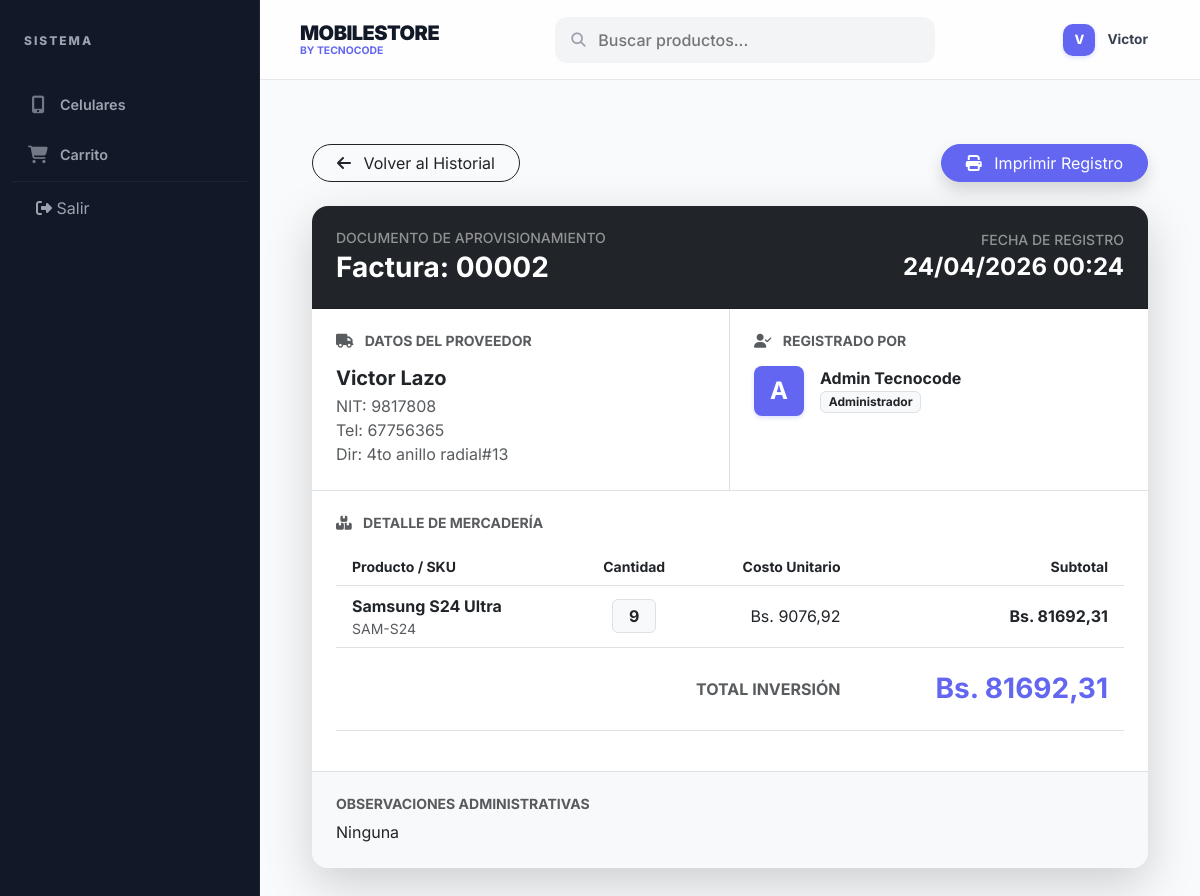
Page /proveedores/compras/detalle/3/ (signed in) on the committed database.
### Login/models.py (models this page shows, shortened)
class Usuario(AbstractUser):
    ROL_CHOICES = [
        ('Administrador', 'Administrador'),  # Acceso total
        ('Vendedor', 'Vendedor'),            # Acceso a ventas e inventario
        ('Usuario', 'Usuario'),              # Cliente final (pestaña de compras)
    ]
    ESTADO_CHOICES = [
        ('Activo', 'Activo'),
        ('Inactivo', 'Inactivo'),
    ]
    nombre_completo = models.CharField(max_length=100, null=True, blank=True)
    rol = models.CharField(max_length=20, choices=ROL_CHOICES, default='Usuario')
    estado = models.CharField(max_length=10, choices=ESTADO_CHOICES, default='Activo')
    class Meta:
        db_table = 'usuario'
        verbose_name = 'Usuario'
        verbose_name_plural = 'Usuarios'

class Compra(models.Model):
    TIPO_DOC_CHOICES = [
        ('Factura', 'Factura Legal'),
        ('Nota de Venta', 'Nota de Venta'),
        ('Recibo', 'Recibo'),
        ('Referencia Libre', 'Referencia Libre / Comprobante Informal'),
    ]
    id_compra = models.AutoField(primary_key=True)
    fecha = models.DateTimeField(auto_now_add=True)
    tipo_documento = models.CharField(max_length=20, choices=TIPO_DOC_CHOICES, default='Factura')
    numero_documento = models.CharField(max_length=50)
    total = models.DecimalField(max_digits=10, decimal_places=2, default=0)
    observaciones = models.TextField(blank=True, null=True)
    usuario = models.ForeignKey(settings.AUTH_USER_MODEL, on_delete=models.CASCADE, db_column='id_usuario')
    proveedor = models.ForeignKey(Proveedor, on_delete=models.CASCADE, db_column='id_proveedor', related_name='compras')
    class Meta:
        db_table = 'compra'
        unique_together = ('proveedor', 'numero_documento')

class Proveedor(models.Model):
    TIPO_CHOICES = [
        ('Natural', 'Persona Natural'),
        ('Empresa', 'Empresa/Jurídica'),
    ]
    id_proveedor = models.AutoField(primary_key=True)
    nombre = models.CharField(max_length=150)
    tipo = models.CharField(max_length=10, choices=TIPO_CHOICES, default='Empresa')
    nit_documento = models.CharField(max_length=20, unique=True, verbose_name="NIT o Documento")
    telefono = models.CharField(max_length=20, blank=True, null=True)
    email = models.EmailField(max_length=100, blank=True, null=True)
    direccion = models.CharField(max_length=255, blank=True, null=True)
    estado = models.CharField(max_length=10, default='Activo')
    observaciones = models.TextField(blank=True, null=True)
    class Meta:
        db_table = 'proveedor'
        verbose_name_plural = 'Proveedores'

class DetalleCompra(models.Model):
    id_detalleCompra = models.AutoField(primary_key=True)
    compra = models.ForeignKey(Compra, on_delete=models.CASCADE, db_column='id_compra', related_name='detalles')
    producto = models.ForeignKey(Producto, on_delete=models.CASCADE, db_column='id_producto')
    cantidad = models.PositiveIntegerField()
    costo_unitario = models.DecimalField(max_digits=10, decimal_places=2)
    subtotal = models.DecimalField(max_digits=10, decimal_places=2)
    class Meta:
        db_table = 'detalle_compra'

class Producto(models.Model):
    ESTADO_CHOICES = [
        ('Activo', 'Activo'),
        ('Borrador', 'Borrador'),
        ('Inactivo', 'Inactivo'),
    ]
    id_producto = models.AutoField(primary_key=True)
    sku_codigo = models.CharField(max_length=50, unique=True) # Código único de identificación
    nombre = models.CharField(max_length=100)
    categoria = models.ForeignKey(CategoriaProducto, on_delete=models.SET_NULL, null=True, blank=True, db_column='id_categoria')
    precio = models.DecimalField(max_digits=10, decimal_places=2, validators=[MinValueValidator(0.01)])
    stock = models.IntegerField(default=0, validators=[MinValueValidator(0)])
    estado = models.CharField(max_length=10, choices=ESTADO_CHOICES, default='Activo')
    descripcion = models.TextField(blank=True, null=True)
    imagen1 = models.ImageField(upload_to='productos/', blank=True, null=True)
    imagen2 = models.ImageField(upload_to='productos/', blank=True, null=True)
    imagen3 = models.ImageField(upload_to='productos/', blank=True, null=True)
    class Meta:
        db_table = 'producto'

### Login/views.py (the view)
# urls.py: path('proveedores/compras/detalle/<int:pk>/', CompraDetailView.as_view(), name='detalle_compra'),
class CompraDetailView(LoginRequiredMixin, UserPassesTestMixin, DetailView):
    model = Compra
    template_name = 'proveedores/detalle_compra.html'
    context_object_name = 'compra'
    def test_func(self):
        return self.request.user.rol in ['Administrador', 'Vendedor'] or self.request.user.is_superuser

### templates/proveedores/detalle_compra.html (shortened to what this page needs)
{% extends 'base.html' %}
{% block content %}
<div class="container-fluid py-4">
    <div class="d-flex justify-content-between align-items-center mb-4">
        <a href="{% url 'lista_compras' %}" class="btn btn-outline-dark rounded-pill px-4">
            <i class="fas fa-arrow-left me-2"></i> Volver al Historial
        </a>
        <button onclick="window.print()" class="btn btn-primary rounded-pill px-4 shadow">
            <i class="fas fa-print me-2"></i> Imprimir Registro
        </button>
    </div>
    <div class="card border-0 shadow-lg rounded-4 overflow-hidden">
        <div class="card-header bg-dark text-white p-4">
            <div class="row align-items-center">
                <div class="col-md-6">
                    <h6 class="text-white-50 small text-uppercase mb-1">Documento de Aprovisionamiento</h6>
                    <h3 class="fw-bold mb-0">{{ compra.tipo_documento }}: {{ compra.numero_documento }}</h3>
                </div>
                <div class="col-md-6 text-md-end mt-3 mt-md-0">
                    <h6 class="text-white-50 small text-uppercase mb-1">Fecha de Registro</h6>
                    <h4 class="fw-bold mb-0">{{ compra.fecha|date:"d/m/Y H:i" }}</h4>
                </div>
            </div>
        </div>
        <div class="card-body p-0">
            <div class="row g-0 border-bottom">
                <div class="col-md-6 p-4 border-end">
                    <h6 class="text-muted small text-uppercase fw-bold mb-3"><i class="fas fa-truck me-2"></i> Datos del Proveedor</h6>
                    <h5 class="fw-bold text-dark mb-1">{{ compra.proveedor.nombre }}</h5>
                    <p class="mb-0 text-muted">NIT: {{ compra.proveedor.nit_documento }}</p>
                    <p class="mb-0 text-muted">Tel: {{ compra.proveedor.telefono|default:"N/A" }}</p>
                    <p class="mb-0 text-muted">Dir: {{ compra.proveedor.direccion|default:"N/A" }}</p>
                </div>
                <div class="col-md-6 p-4">
                    <h6 class="text-muted small text-uppercase fw-bold mb-3"><i class="fas fa-user-check me-2"></i> Registrado Por</h6>
                    <div class="d-flex align-items-center gap-3">
                        <div class="avatar bg-primary text-white rounded-3 p-3 d-flex align-items-center justify-content-center" style="width: 50px; height: 50px;">
                            <span class="fs-4 fw-bold">{{ compra.usuario.username.0|upper }}</span>
                        </div>
                        <div>
                            <h6 class="fw-bold mb-0 text-dark">{{ compra.usuario.nombre_completo|default:compra.usuario.username }}</h6>
                            <span class="badge bg-light text-dark border">{{ compra.usuario.rol }}</span>
                        </div>
                    </div>
                </div>
            </div>
            <div class="p-4">
                <h6 class="text-muted small text-uppercase fw-bold mb-3"><i class="fas fa-boxes me-2"></i> Detalle de Mercadería</h6>
                <div class="table-responsive">
                    <table class="table table-hover align-middle">
                        <thead class="bg-light text-muted small">
                            <tr>
                                <th class="ps-3">Producto / SKU</th>
                                <th class="text-center">Cantidad</th>
                                <th class="text-end">Costo Unitario</th>
                                <th class="text-end pe-3">Subtotal</th>
                            </tr>
                        </thead>
                        <tbody>
                            {% for detalle in compra.detalles.all %}
                            <tr>
                                <td class="ps-3">
                                    <div class="fw-bold text-dark">{{ detalle.producto.nombre }}</div>
                                    <div class="text-muted small">{{ detalle.producto.sku_codigo }}</div>
                                </td>
                                <td class="text-center">
                                    <span class="badge bg-light text-dark border px-3 py-2 fs-6">{{ detalle.cantidad }}</span>
                                </td>
                                <td class="text-end">Bs. {{ detalle.costo_unitario }}</td>
                                <td class="text-end pe-3 fw-bold">Bs. {{ detalle.subtotal }}</td>
                            </tr>
                            {% endfor %}
                        </tbody>
                        <tfoot class="border-top">
                            <tr>
                                <td colspan="3" class="text-end py-4 fw-bold text-muted text-uppercase">Total Inversión</td>
                                <td class="text-end pe-3 py-4">
                                    <h3 class="fw-bold text-primary mb-0">Bs. {{ compra.total }}</h3>
                                </td>
                            </tr>
                        </tfoot>
                    </table>
                </div>
            </div>
            {% if compra.observaciones %}
            <div class="bg-light p-4 border-top">
                <h6 class="text-muted small text-uppercase fw-bold mb-2">Observaciones Administrativas</h6>
                <p class="mb-0 italic">{{ compra.observaciones }}</p>
            </div>
            {% endif %}
        </div>
    </div>
</div>
{% endblock %}

### templates/base.html (shortened to what this page needs)
<!DOCTYPE html>
<html lang="es">
<head>
    <link href="https://cdn.jsdelivr.net/npm/bootstrap@5.3.0/dist/css/bootstrap.min.css" rel="stylesheet">
    <link rel="stylesheet" href="https://cdnjs.cloudflare.com/ajax/libs/font-awesome/6.4.0/css/all.min.css">
</head>
<body>
    <div class="wrapper">
        <nav class="sidebar" id="sidebar">
            <div class="sidebar-header">
                SISTEMA
            </div>
            <ul class="sidebar-menu">
                <li class="{% if request.resolver_match.url_name == 'lista_celulares' or request.resolver_match.url_name == 'inicio' %}active{% endif %}">
                    <a href="{% url 'inicio' %}">
                        <i class="fas fa-mobile-alt"></i> Celulares
                    </a>
                </li>
                <li class="{% if request.resolver_match.url_name == 'ver_carrito' %}active{% endif %}">
                    <a href="{% url 'ver_carrito' %}">
                        <i class="fas fa-shopping-cart"></i> Carrito
                    </a>
                </li>
                {% if user.is_authenticated %}
                <li style="margin-top: auto; border-top: 1px solid rgba(255,255,255,0.05);">
                    <form action="{% url 'logout' %}" method="post">
                        <button type="submit" style="background:none; border:none; color:var(--sidebar-text); padding: 14px 24px; text-align:left; width:100%;">
                            <i class="fas fa-sign-out-alt"></i> Salir
                        </button>
                    </form>
                </li>
                {% endif %}
            </ul>
        </nav>
        <main>
            <header class="header">
                <div class="d-flex align-items-center">
                    <div class="brand-section">
                        <h1>MOBILESTORE</h1>
                        <span>BY TECNOCODE</span>
                    </div>
                </div>
                <form action="{% url 'inicio' %}" method="get" class="search-bar m-0">
                    <i class="fas fa-search"></i>
                    <input type="text" name="q" placeholder="Buscar productos..." value="{% if request.resolver_match.url_name == 'inicio' or request.resolver_match.url_name == 'lista_celulares' %}{{ request.GET.q|default:'' }}{% endif %}">
                </form>
                <div class="user-profile">
                    {% if user.is_authenticated %}
                    <div class="avatar">{{ user.username.0|upper }}</div>
                    <span class="user-name">{{ user.username|capfirst }}</span>
                    {% else %}
                    <a href="{% url 'login' %}" class="btn btn-sm btn-dark px-4 rounded-pill">Entrar</a>
                    {% endif %}
                </div>
            </header>
            <div class="main-content">
                {% block content %}
                {% endblock %}
            </div>
        </main>
    </div>
</body>
</html>

### rows in the picture
Usuario: username.0 "V", username "Victor"
Compra: tipo_documento "Factura", numero_documento "00002", fecha "24/04/2026 00:24", proveedor.nombre "Victor Lazo", proveedor.nit_documento "9817808", proveedor.telefono "67756365", proveedor.direccion "4to anillo radial#13", usuario.username.0 "A", usuario.nombre_completo "Admin Tecnocode", usuario.rol "Administrador", total "81692,31", observaciones "Ninguna"
DetalleCompra: producto.nombre "Samsung S24 Ultra", producto.sku_codigo "SAM-S24", cantidad "9", costo_unitario "9076,92", subtotal "81692,31"
